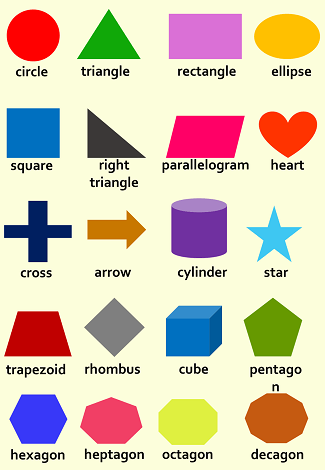
#> input picture Learn OpenCV/Resources/Shapes.png, 325 x 470 px, found by its file name
$ python 'Chapter 8 Contour.py'
#> lines starting #> are read from the running program, lines starting #| are printed output that depends on the picture; after the words box and inside, x2 and y2 are one past the last pixel; in counts of white or black regions, pixels touching at a corner belong together
# Contour detection

import cv2
import numpy as np

def getContours(img):
    contours,hierarchy = cv2.findContours(img, cv2.RETR_EXTERNAL, cv2.CHAIN_APPROX_NONE)
    for cnt in contours:
        area = cv2.contourArea(cnt)
        if area > 500:
            cv2.drawContours(imgContour,cnt,-1,(255,0,0),3)
            perimeter = cv2.arcLength(cnt,True)
            approx = cv2.approxPolyDP(cnt,0.02*perimeter,True)
            print(len(approx))
            objCorner = len(approx)
            x,y,w,h = cv2.boundingRect(approx)

            objectType = {
                3:"Tri",
                4:"Square",
                5:"Pentagon",
                6:"Hexagon",
                7:"Heptagon",
                8:"Octagon",
                9:"Nonagon",
                10:"Decagon"
            }

            objTypeName=objectType.get(objCorner, "")
            if objCorner > 10:
                objTypeName = "Circle"

            cv2.rectangle(imgContour,(x,y),(x+w,y+h),(0,255,0),2)
            cv2.putText(imgContour, objTypeName, (x+(w//2)-10,y+(h//2)-10),cv2.FONT_HERSHEY_COMPLEX,0.5,(0,255,255),2)

path = "Learn OpenCV/Resources/shapes.png"
img = cv2.imread(path)
#> img is the input picture: shape (470, 325, 3); mean B, G, R 179, 201.5, 215.9
imgContour = img.copy()
imgCopy = img.copy()

imgBlack = np.zeros(img.shape)

imgGray = cv2.cvtColor(img, cv2.COLOR_BGR2GRAY)
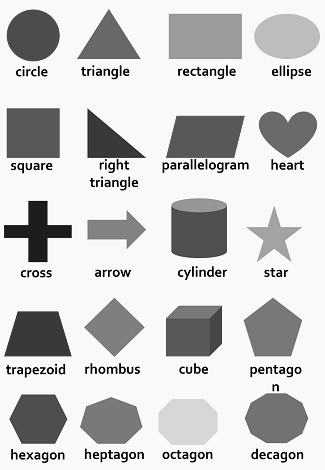
#> imgGray: shape (470, 325); min 0, max 255, mean 203
imgBlur = cv2.GaussianBlur(imgGray, (7,7), 0.65)
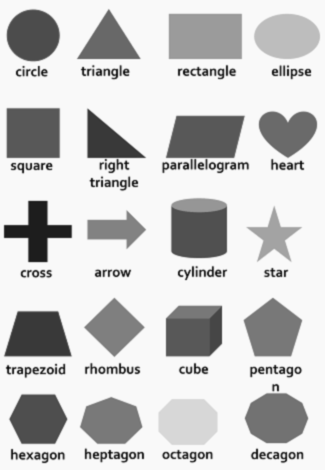
#> imgBlur: shape (470, 325); min 18, max 250, mean 203
imgCanny = cv2.Canny(imgBlur, 50, 50)
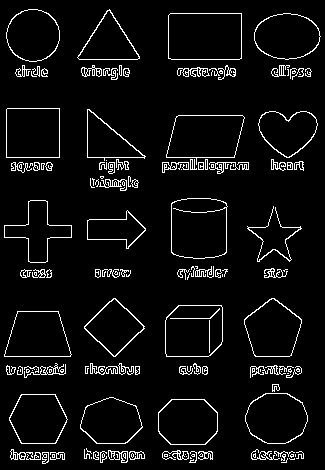
#> imgCanny: shape (470, 325); 5.7% white in thin lines or dots
getContours(imgCanny)
#> in getContours, `contours,hierarchy = cv2.findContours(img, cv2.RETR_EXTERNAL, cv2.CHAI..`: contours = 149 contours, 79 with area under 20; largest, box (x1, y1, x2, y2) and area: (168, 13, 242, 60) 3352, (171, 198, 228, 259) 3139, (166, 115, 245, 165) 2864, (165, 305, 223, 357) 2729, (6, 108, 60, 158) 2596
#> the loop in getContours, `for cnt in contours:` made 149 passes
#> (area, perimeter, approx, objCorner, x, y, w, h) on passes 62, 65, 123, 124, 147, 148: (2432.5, 208.2, [[17, 311], [4, 356], [70, 356], [58, 311]], 4, 4, 311, 67, 46), (1859, 171.2, [[113, 298], [84, 328], [115, 356], [144, 326]], 4, 84, 298, 61, 59), (1456.5, 190.1, [[87, 109], [87, 157], [144, 158]], 3, 87, 109, 58, 50), (2596.5, 203.4, [[6, 109], [6, 157], [59, 157], [59, 108]], 4, 6, 108, 54, 50), (3352, 235.7, [[168, 15], [168, 58], [241, 58], [241, 13]], 4, 168, 13, 74, 46), (1651, 186.5, [[139, 56], [109, 9], [77, 57]], 3, 77, 9, 63, 49)
#> (area, perimeter, objCorner, x, y, w, h) on passes 31, 32, 33, 34, 63, 64: (2340, 178.7, 8, 158, 399, 60, 46), (2163.5, 180.3, 7, 80, 397, 63, 47), (2276, 185.9, 6, 9, 394, 59, 50), (2471.5, 189.4, 10, 245, 393, 63, 51), (2729, 199.6, 6, 165, 305, 58, 52), (2401, 192.5, 5, 244, 298, 58, 59)
#| 8
#| 7
#| 6
#| 10
#| 4
#| 6
#| 5
#| 4
#> (further printed lines are left out)
#> after the loop in getContours, `for cnt in contours:`:
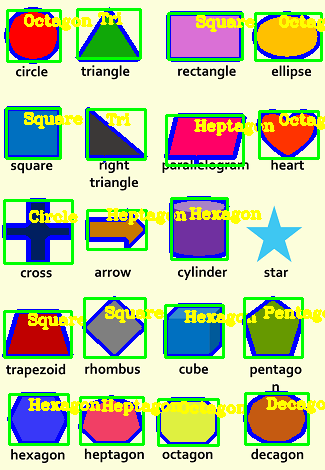
#> imgContour: shape (470, 325, 3); mean B, G, R 160.8, 199.3, 188.5

imgGray3 = np.stack([imgGray,imgGray,imgGray],axis=-1) # Put the grayscale images in a BGR matrix format
imgBlur3 = np.stack([imgBlur,imgBlur,imgBlur],axis=-1)
imgCanny3 = np.stack([imgCanny,imgCanny,imgCanny],axis=-1)
#> imgCanny3: shape (470, 325, 3); 5.7% white in thin lines or dots

tot1 = np.hstack((img,imgGray3,imgBlur3))
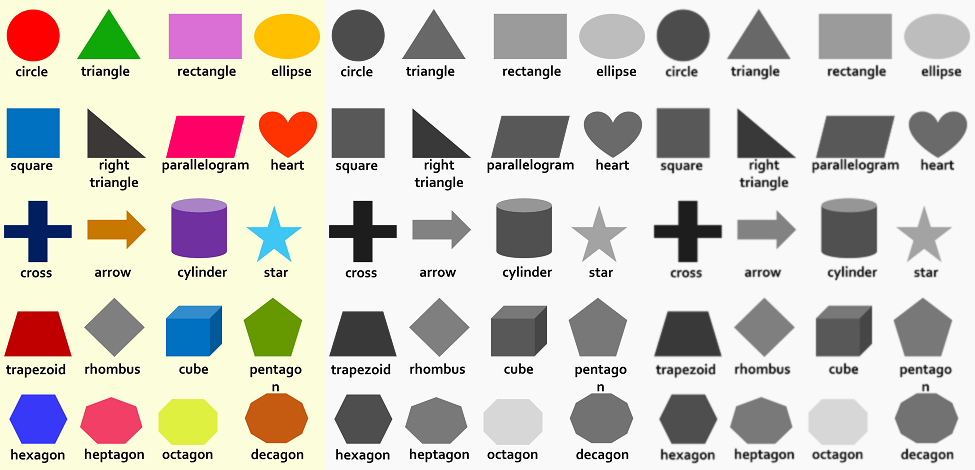
#> tot1: shape (470, 975, 3); mean B, G, R 195, 202.5, 207.3
tot2 = np.hstack((imgCanny3, imgContour, imgCopy))
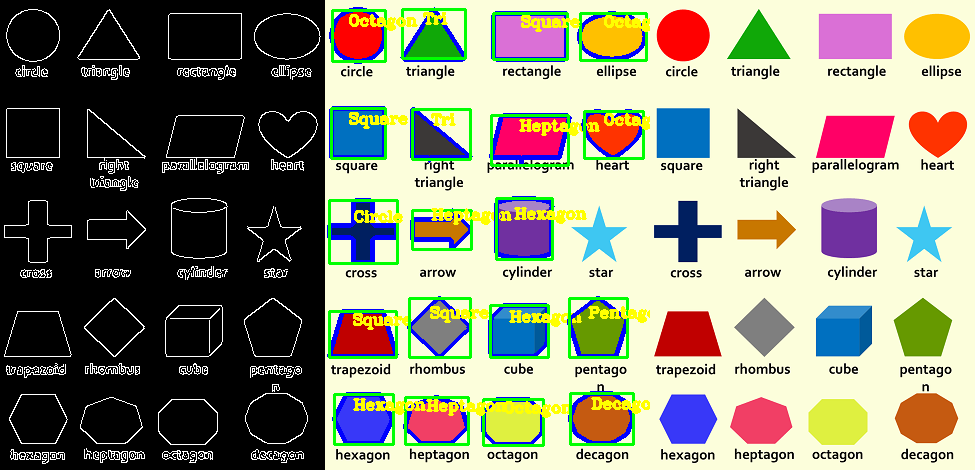
#> tot2: shape (470, 975, 3); mean of channels 0, 1, 2 118.1, 138.5, 139.7; drawn as B, G, R


cv2.imshow("Original", tot1)
cv2.imshow("Gray", tot2)

cv2.waitKey(0)
